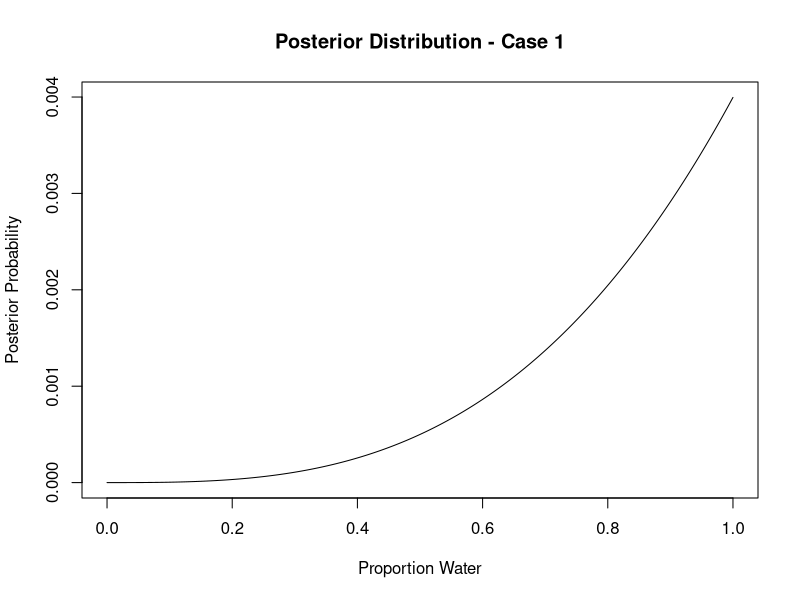
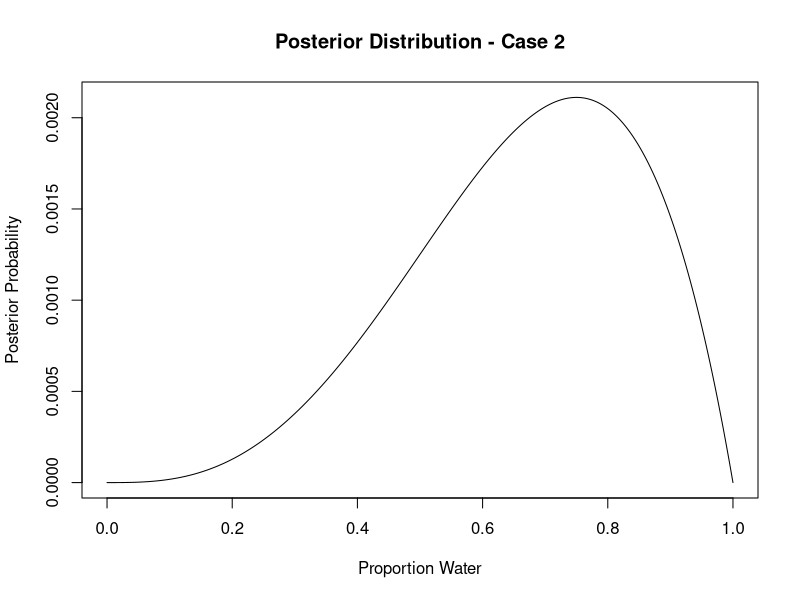
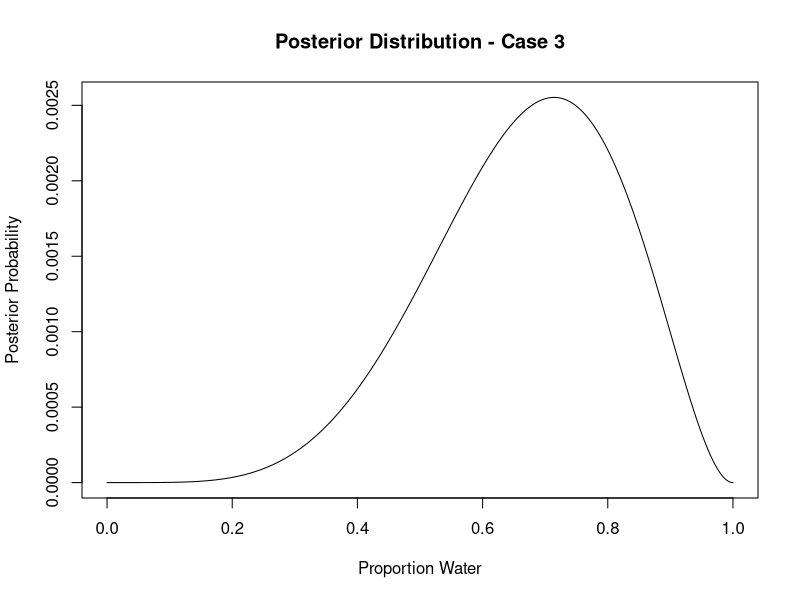
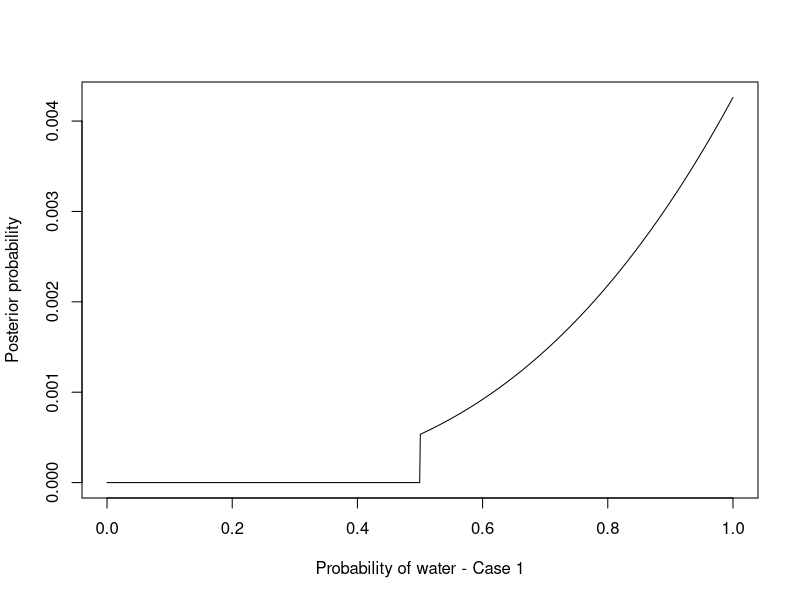
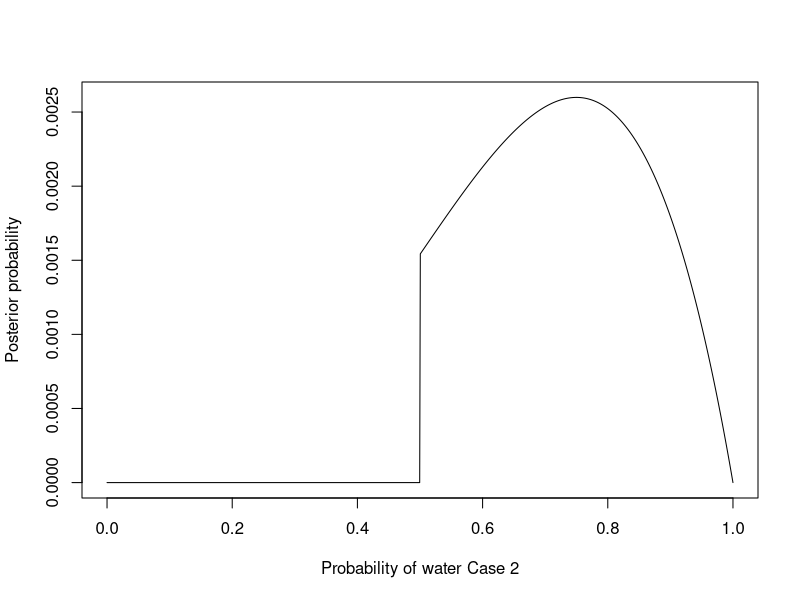
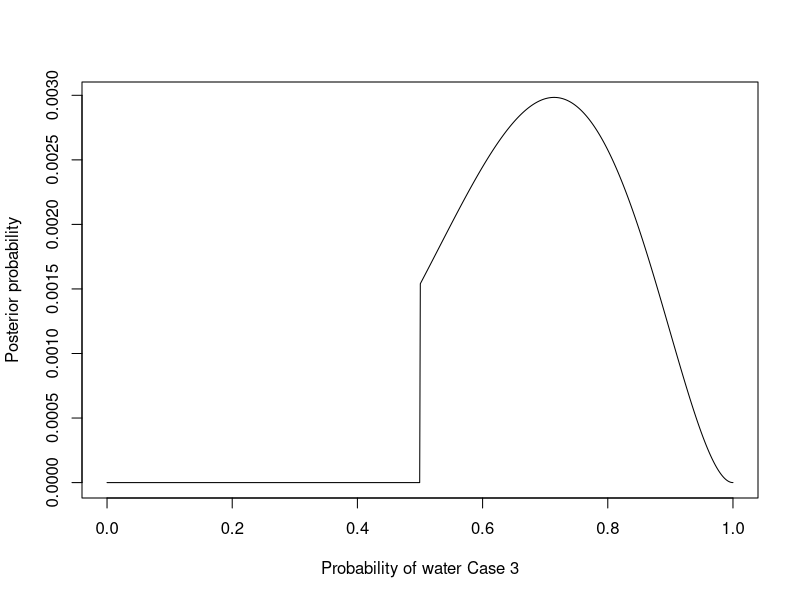

Reproduce these figures in R, in order.
# Libraries
library(patchwork)
library(tidyverse)
library(ggplot2)

# Define grid of parameter values
p_grid <- seq(0, 1, length.out = 1000)

# Define uniform prior
prior <- rep(1, 1000)

# Likelihood for each case
# Case 1: W, W, W
likelihood_1 <- dbinom(3, size =3, p_grid)

# Case 2: W, W, W, L
likelihood_2 <- dbinom(3, size= 4, p_grid)

# Case 3: L, W, W, L, W, W, W
likelihood_3 <- dbinom(5, size =7, p_grid)

# Compute posterior using grid approximation
posterior_1 <- likelihood_1 * prior
posterior_1 <- posterior_1 / sum(posterior_1)

posterior_2 <- likelihood_2 * prior
posterior_2 <- posterior_2 / sum(posterior_2)

posterior_3 <- likelihood_3 * prior
posterior_3 <- posterior_3 / sum(posterior_3)

# Plot posterior distributions
plot(p_grid, posterior_1, type = "l", xlab = "Proportion Water", ylab = "Posterior Probability", 
     main = "Posterior Distribution - Case 1")

plot(p_grid, posterior_2, type = "l", xlab = "Proportion Water", ylab = "Posterior Probability", 
     main = "Posterior Distribution - Case 2")

plot(p_grid, posterior_3, type = "l", xlab = "Proportion Water", ylab = "Posterior Probability", 
     main = "Posterior Distribution - Case 3")


# Now assume a prior for p that is equal to zero when p < 0.5 and is a positive constant when p ≥ 0.5.

# Calculate prior probability of each value of p
prior <- ifelse(p_grid < 0.5, 0, 1)

# Compute posterior using grid approximation with updated prior
posterior_1 <- likelihood_1 * prior
posterior_1 <- posterior_1 / sum(posterior_1)

posterior_2 <- likelihood_2 * prior
posterior_2 <- posterior_2 / sum(posterior_2)

posterior_3 <- likelihood_3 * prior
posterior_3 <- posterior_3 / sum(posterior_3)

# Plot posterior distributions with updated prior
plot(p_grid, posterior_1, type="l", xlab="Probability of water - Case 1", ylab="Posterior probability")

plot(p_grid, posterior_2, type="l", xlab="Probability of water Case 2", ylab="Posterior probability")

plot(p_grid, posterior_3, type="l", xlab="Probability of water Case 3", ylab="Posterior probability")

# Suppose there are two globes, one for Earth and one for Mars. The Earth globe is 70% covered in water. The Mars globe is 100% land.

# Prior probability
Pr_Earth <- 0.5

# Probability of observing "land" given that the globe is the Earth 
Pr_land_Earth <- 0.3

# Probability of observing "land" given that the globe is Mars 
Pr_land_Mars <- 1

# Calculate posterior probability using Bayes' theorem
Pr_Earth_land <- Pr_land_Earth * Pr_Earth / (Pr_land_Earth * Pr_Earth + Pr_land_Mars * (1 - Pr_Earth))
Pr_Earth_land

# Suppose you have a deck with only three cards. Each card has two sides, and each side is either black or white. One card has two black sides. The second card has one black and one white side. The third card has two white sides.

# Define the probabilities of drawing each card
p_A1 <- 1/3
p_A2 <- 1/3
p_A3 <- 1/3

# Define the probabilities of seeing a black side given each card
p_B_given_A1 <- 1
p_B_given_A2 <- 1/2
p_B_given_A3 <- 0

# Compute the probability of seeing a black side
p_B <- p_B_given_A1 * p_A1 + p_B_given_A2 * p_A2 + p_B_given_A3 * p_A3

# Compute the probability that the card with two black sides was drawn
p_A1_given_B <- p_B_given_A1 * p_A1 / p_B

p_A1_given_B

# Now suppose there are four cards: B/B, B/W, W/W, and another B/B. Again suppose a card is drawn from the bag and a black side appears face up. Again calculate the probability that the other side is black.

# Prior probability of other side being black
p_b <- 2/3 

# Probability of a black side appearing face up
p_a <- 1/4 + 1/2 

# Probability of a black side appearing face up given that the other side is black
p_a_b <- 1 

# Applying Bayes' theorem
p_b_a <- p_a_b * p_b / p_a 

# Probability that the other side is black given a black side appears face up
p_b_a

# Imagine that black ink is heavy,and so cards with black sides are heavier than cards with white sides. As a result, it’s less likely that a card with black sides is pulled from the bag. So again assume there are three cards: B/B, B/W, and W/W.

# Define the probabilities of drawing each card
p1 <- 1/6 # B/B
p2 <- 1/3 # B/W
p3 <- 1/2 # W/W

# Total probability of getting a black side
p_a <- p1 * 1 + p2 * 1/2 + p3 * 0

# Probability of drawing the B/B card and getting a black side
p_b1_a <- p1 * 1 / p_a

# Probability of drawing the B/W card and getting a black side
p_b2_a <- p2 * 1/2 / p_a

# Probability that the other side is black given a black side appears face up
p_b_a <- p_b1_a / (p_b1_a + p_b2_a)

# Probability that the other side is black given a black side appears face up
p_b_a

# Assume again the original card problem, with a single card showing a black side faceup.Before looking at the other side, we draw another card from the bag and lay it face up on the table. The face that is shown on the new card is white. Show that the probability that the first card, the one showing a black side, has black on its other side is now 0.75. 

# Suppose there are two species of panda bear. Both are equally common in the wild and live in the same places. They look exactly alike and eat the same food, and there is yet no genetic assay capable of telling them apart. They differ however in their family sizes. Species A gives birth to twins 10% of the time, otherwise birthing a single infant. Species B births twins 20% of the time, otherwise birthing singleton infants. Assume these numbers are known with certainty, from many years of field research.
# Now suppose you are managing a captive panda breeding program. You have a new female panda of unknown species, and she has just given birth to twins. What is the probability that her next birth will also be twins?

# Probability of giving birth to twins for species A and B
P_T_A <- 0.1
P_T_B <- 0.2

# Probability of giving birth to a single offspring for species A and B
P_S_A <- 0.9
P_S_B <- 0.8

# Probability of being species A or B (assumed to be equal)
P_A <- 0.5
P_B <- 0.5

# Probability of giving birth to twins (overall)
P_T <- P_A * P_T_A + P_B * P_T_B

# Probability of giving birth to twins again, regardless of previous birth
P_T_T <- P_A * P_T_A^2 + P_B * P_T_B^2

# Probability of giving birth to twins again, given that she has just given birth to twins
P_T_given_T <- P_T_T / P_T

P_T_given_T

# Recall all the facts from the problem above. Now compute the probability that the panda we have is from species A, assuming we have observed only the first birth and that it was twins.

# Prior probability of species A and B
prior_A <- 0.5
prior_B <- 0.5

# Probability of twins given species A and B
prob_T_A <- 0.1
prob_T_B <- 0.2

# Probability of observing twins
prob_T <- prob_T_A * prior_A + prob_T_B * prior_B

# Probability of species A given twins
prob_A_T <- prob_T_A * prior_A / prob_T

prob_A_T  # output the result

# Continuing on from the previous problem,suppose the same panda mother has a second birth and that it is not twins, but a singleton infant. Compute the posterior probability that this panda is species A.

# Prior probabilities
prior_A <- 0.5
prior_B <- 0.5

# Likelihoods
likelihood_TT_S_A <- 0.1 * 0.9
likelihood_TT_S_B <- 0.2 * 0.8

# Evidence
evidence <- likelihood_TT_S_A * prior_A + likelihood_TT_S_B * prior_B

# Posterior probability of species A
posterior_A <- likelihood_TT_S_A * prior_A / evidence

posterior_A

# A common boast of Bayesian statisticians is that Bayesian inference makes it easy to use all of the data, even if the data are of different types.
# So suppose now that a veterinarian comes along who has a new genetic test that she claims can identify the species of our mother panda. But the test, like all tests, is imperfect. This is the information you have about the test:

# The probability it correctly identifies a species A panda is: 0.8.
# The probability it correctly identifies a species B panda is: 0.65.
# The vet administers the test to your panda and tells you that the test is positive for species A. First ignore your previous information from the births and compute the posterior probability that your panda is species A. Then redo your calculation, now using the birth data as well.

# Prior probabilities
prior_A <- 0.5
prior_B <- 0.5

# Probabilities of test results given the true species
P_D_given_A <- 0.8
P_D_given_B <- 0.35

# Probability of positive test result
P_D <- P_D_given_A * prior_A + P_D_given_B * prior_B

# Posterior probability of species A without birth data
P_A_given_D_no_birth <- P_D_given_A * prior_A / P_D

# Prior probability of species A with birth data
prior_A_with_birth <- 0.3

# Posterior probability of species A with birth data
P_A_given_D_with_birth <- P_D_given_A * prior_A_with_birth / P_D

# Print results
P_A_given_D_no_birth
P_A_given_D_with_birth
